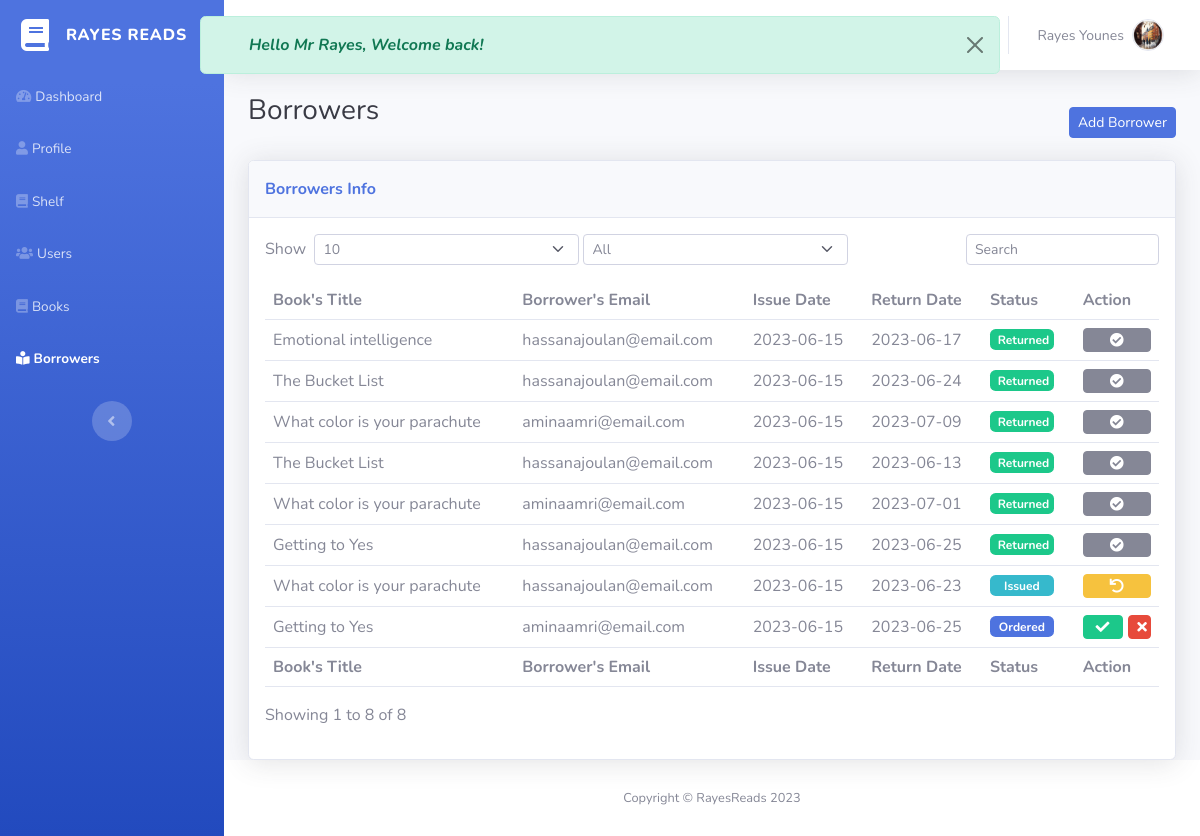
The page /Borrowers.php (signed in) on the database as committed earlier.
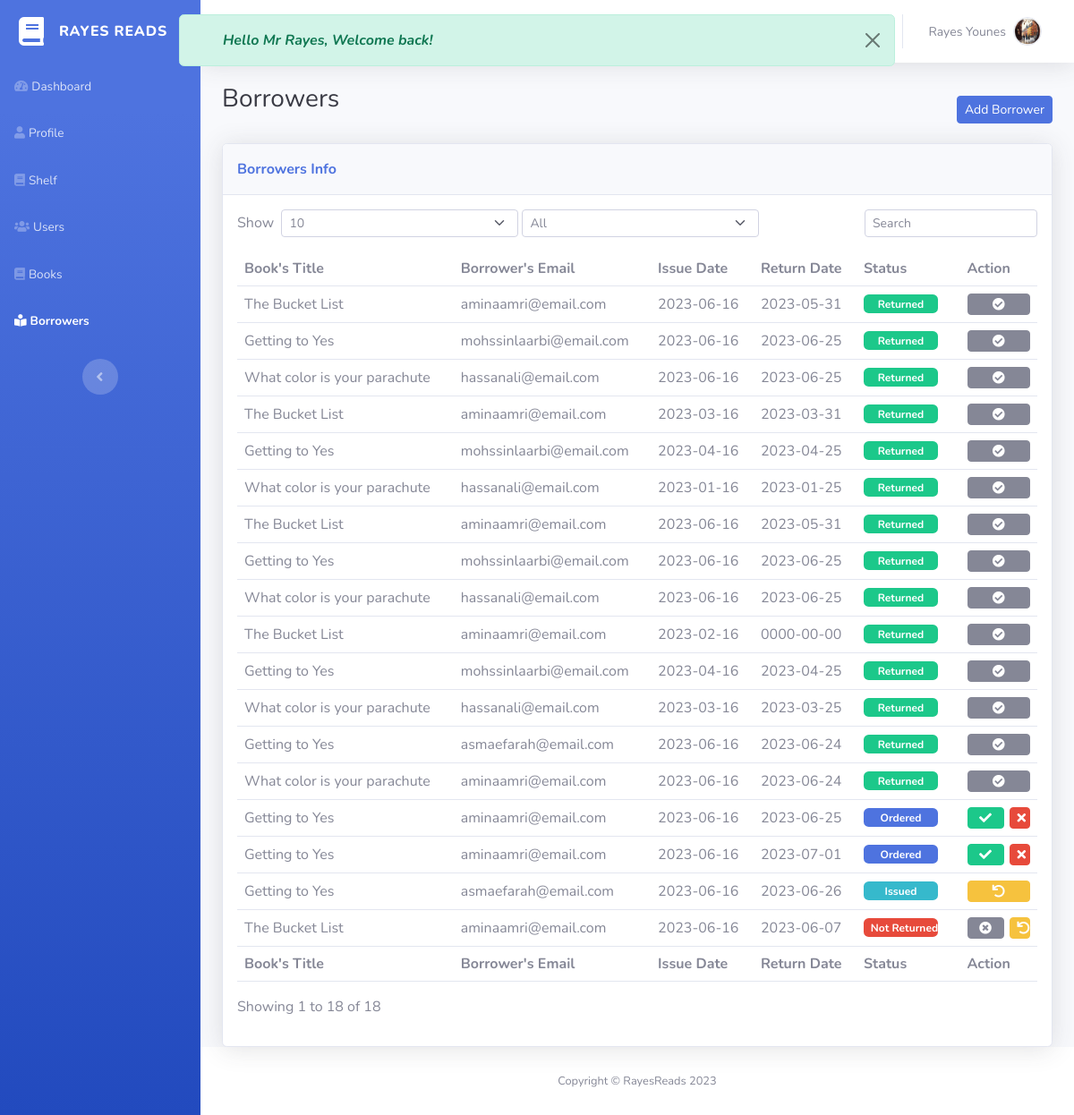
The same page on the database as committed later.
### tables this page shows
CREATE TABLE `borrowers` (
  `ID_Borrower` int(11) NOT NULL,
  `ID_User` int(11) NOT NULL,
  `ID_Book` int(11) NOT NULL,
  `Issue_Date` date NOT NULL,
  `Return_Date` date NOT NULL,
  `Status` enum('Issued','Returned','Not Returned','Ordered') NOT NULL
);

CREATE TABLE `books` (
  `ID_Book` int(11) NOT NULL,
  `Title` varchar(255) NOT NULL,
  `Author` varchar(255) NOT NULL,
  `ISBN` varchar(255) NOT NULL,
  `Quantity` int(11) NOT NULL,
  `Picture` varchar(255) NOT NULL
);

CREATE TABLE `users` (
  `ID_User` int(11) NOT NULL,
  `Cin` varchar(255) NOT NULL,
  `First_Name` varchar(255) NOT NULL,
  `Last_Name` varchar(255) NOT NULL,
  `Email` varchar(255) NOT NULL,
  `Phone_Number` varchar(255) NOT NULL,
  `Pass_key` varchar(255) NOT NULL,
  `Is_Admin` tinyint(1) NOT NULL,
  `Avatar` varchar(255) NOT NULL
);

### Borrowers.php (the view, shortened to what the changed rows need)
<head>
    <link rel="stylesheet" href="assets/bootstrap/css/bootstrap.min.css">
    <link rel="stylesheet" href="assets/fonts/fontawesome-all.min.css">
    <link rel="stylesheet" href="assets/css/borrowers.css">
    <link rel="stylesheet" href="assets/css/Nunito.css">
    <link rel="stylesheet" href="assets/css/style.css">
</head>
<body id="page-top">
    <div id="wrapper">
        <div class="d-flex flex-column" id="content-wrapper">
            <div id="content">
                <div class="container-fluid">
                    <div class="card shadow">
                        <div class="card-body">
                            <div class="table-responsive table mt-2" id="dataTable" role="grid"
                                aria-describedby="dataTable_info">
                                <table class="table table-hover my-0" id="dataTable">
                                    <thead>
                                        <tr>
                                            <th>Book's Title</th>
                                            <th>Borrower's Email</th>
                                            <th>Issue Date</th>
                                            <th>Return Date</th>
                                            <th>Status</th>
                                            <th colspan="2">Action</th>
                                        </tr>
                                    </thead>
                                    <tbody>
                                        <?php
                                        $mysqli = require("db.php");
                                        $sql = "SELECT borrowers.ID_Borrower, users.Last_Name, users.First_Name, users.Email, books.Title, borrowers.Issue_Date, borrowers.Return_Date, borrowers.Status
                                        FROM borrowers
                                        INNER JOIN books ON borrowers.ID_Book = books.ID_Book
                                        INNER JOIN users ON borrowers.ID_User = users.ID_User";
                                        $result = $mysqli->query($sql);
                                        while ($borrower = $result->fetch_assoc()) {
                                            $borrowerId = $borrower['ID_Borrower'];
                                            $status = $borrower['Status'];
                                            ?>
                                            <tr data-status="<?php echo $status; ?>">
                                                <td class="align-middle">
                                                    <?php echo $borrower['Title']; ?>
                                                </td>
                                                <td class="align-middle">
                                                    <?php echo $borrower['Email']; ?>
                                                </td>
                                                <td class="align-middle">
                                                    <?php echo $borrower['Issue_Date']; ?>
                                                </td>
                                                <td class="align-middle">
                                                    <?php echo $borrower['Return_Date']; ?>
                                                </td>
                                                <td class="align-middle">
                                                    <?php if ($status == 'Ordered') { ?>
                                                        <span class="badge badge-pill bg-primary col-10">
                                                            <?php echo $status; ?>
                                                        </span>
                                                    <?php } elseif ($status == 'Issued') { ?>
                                                        <span class="badge badge-pill bg-info col-10">
                                                            <?php echo $status; ?>
                                                        </span>
                                                    <?php } elseif ($status == 'Returned') { ?>
                                                        <span class="badge badge-pill bg-success col-10">
                                                            <?php echo $status; ?>
                                                        </span>
                                                    <?php } elseif ($status == 'Not Returned') { ?>
                                                        <span class="badge badge-pill bg-danger col-10">
                                                            <?php echo $status; ?>
                                                        </span>
                                                    <?php } ?>
                                                </td>
                                                <td class="align-middle">
                                                    <?php if ($status == 'Ordered') { ?>
                                                        <span class="d-flex justify-content-between">
                                                            <a href="update-status.php?id=<?php echo $borrowerId; ?>&Status=Issued"
                                                                class="btn btn-success btn-sm text-white col-7"
                                                                title="Accept"><i class="fas fa-check"></i></a>
                                                            <a href="delete-borrower.php?id=<?php echo $borrowerId; ?>"
                                                                class="btn btn-danger btn-sm col-4" title="Reject"><i
                                                                    class="fas fa-times"></i></a>
                                                        </span>
                                                    <?php } elseif ($status == 'Issued') { ?>
                                                        <a href="update-status.php?id=<?php echo $borrowerId; ?>&Status=Returned"
                                                            class="btn btn-warning btn-sm text-white col-12" title="Return"><i
                                                                class="fas fa-undo"></i></a>
                                                    <?php } elseif ($status == 'Returned') { ?>
                                                        <span class="d-flex justify-content-between">
                                                            <a class="btn btn-secondary btn-sm text-white col-12"
                                                                title="Returned" disabled><i
                                                                    class="fas fa-check-circle"></i></a>
                                                        </span>
                                                    <?php } elseif ($status == 'Not Returned') { ?>
                                                        <span class="d-flex justify-content-between">
                                                            <a class="btn btn-secondary btn-sm col-7" title="Not Returned"
                                                                disabled><i class="fas fa-times-circle"></i></a>
                                                            <a href="update-status.php?id=<?php echo $borrowerId; ?>&Status=Returned"
                                                                class="btn btn-warning btn-sm text-white col-4"
                                                                title="Return"><i class="fas fa-undo"></i></a>
                                                        </span>
                                                    <?php } ?>
                                                </td>
                                            </tr>
                                        <?php }
                                        ?>
                                    </tbody>
                                </table>
                            </div>
                            <div class="row">
                                <div class="col-md-6 align-self-center">
                                    <p id="dataTable_info" class="dataTables_info" role="status" aria-live="polite">
                                        <?php
                                        $mysqli = require("db.php");
                                        $sql = "SELECT COUNT(*) AS total FROM borrowers";
                                        $result = $mysqli->query($sql);
                                        $row = $result->fetch_assoc();
                                        $totalborrowers = $row['total'];
                                        echo "Showing 1 to " . $totalborrowers . " of " . $totalborrowers;
                                        ?>
                                    </p>
                                </div>
                            </div>
                        </div>
                    </div>
                </div>
            </div>
        </div><a class="text-center border rounded scroll-to-top" href="#page-top"><i class="fas fa-angle-up"></i></a>
    </div>
</body>

Rows that differ between the two databases and show on the page:
removed borrowers: ID_Book.Title "Emotional intelligence", ID_User.Email "hassanajoulan@email.com", Issue_Date "2023-06-15", Return_Date "2023-06-17", Status "Returned"
removed borrowers: ID_Book.Title "The Bucket List", ID_User.Email "hassanajoulan@email.com", Issue_Date "2023-06-15", Return_Date "2023-06-24", Status "Returned"
removed borrowers: ID_Book.Title "What color is your parachute", ID_User.Email "aminaamri@email.com", Issue_Date "2023-06-15", Return_Date "2023-07-09", Status "Returned"
removed borrowers: ID_Book.Title "The Bucket List", ID_User.Email "hassanajoulan@email.com", Issue_Date "2023-06-15", Return_Date "2023-06-13", Status "Returned"
removed borrowers: ID_Book.Title "What color is your parachute", ID_User.Email "aminaamri@email.com", Issue_Date "2023-06-15", Return_Date "2023-07-01", Status "Returned"
removed borrowers: ID_Book.Title "Getting to Yes", ID_User.Email "hassanajoulan@email.com", Issue_Date "2023-06-15", Return_Date "2023-06-25", Status "Returned"
removed borrowers: ID_Book.Title "What color is your parachute", ID_User.Email "hassanajoulan@email.com", Issue_Date "2023-06-15", Return_Date "2023-06-23", Status "Issued"
removed borrowers: ID_Book.Title "Getting to Yes", ID_User.Email "aminaamri@email.com", Issue_Date "2023-06-15", Return_Date "2023-06-25", Status "Ordered"
added borrowers: ID_Book.Title "The Bucket List", ID_User.Email "aminaamri@email.com", Issue_Date "2023-06-16", Return_Date "2023-05-31", Status "Returned"
added borrowers: ID_Book.Title "Getting to Yes", ID_User.Email "mohssinlaarbi@email.com", Issue_Date "2023-06-16", Return_Date "2023-06-25", Status "Returned"
added borrowers: ID_Book.Title "What color is your parachute", ID_User.Email "hassanali@email.com", Issue_Date "2023-06-16", Return_Date "2023-06-25", Status "Returned"
added borrowers: ID_Book.Title "The Bucket List", ID_User.Email "aminaamri@email.com", Issue_Date "2023-03-16", Return_Date "2023-03-31", Status "Returned"
added borrowers: ID_Book.Title "Getting to Yes", ID_User.Email "mohssinlaarbi@email.com", Issue_Date "2023-04-16", Return_Date "2023-04-25", Status "Returned"
added borrowers: ID_Book.Title "What color is your parachute", ID_User.Email "hassanali@email.com", Issue_Date "2023-01-16", Return_Date "2023-01-25", Status "Returned"
added borrowers: ID_Book.Title "The Bucket List", ID_User.Email "aminaamri@email.com", Issue_Date "2023-06-16", Return_Date "2023-05-31", Status "Returned"
added borrowers: ID_Book.Title "Getting to Yes", ID_User.Email "mohssinlaarbi@email.com", Issue_Date "2023-06-16", Return_Date "2023-06-25", Status "Returned"
added borrowers: ID_Book.Title "What color is your parachute", ID_User.Email "hassanali@email.com", Issue_Date "2023-06-16", Return_Date "2023-06-25", Status "Returned"
added borrowers: ID_Book.Title "The Bucket List", ID_User.Email "aminaamri@email.com", Issue_Date "2023-02-16", Return_Date "0000-00-00", Status "Returned"
added borrowers: ID_Book.Title "Getting to Yes", ID_User.Email "mohssinlaarbi@email.com", Issue_Date "2023-04-16", Return_Date "2023-04-25", Status "Returned"
added borrowers: ID_Book.Title "What color is your parachute", ID_User.Email "hassanali@email.com", Issue_Date "2023-03-16", Return_Date "2023-03-25", Status "Returned"
added borrowers: ID_Book.Title "Getting to Yes", ID_User.Email "asmaefarah@email.com", Issue_Date "2023-06-16", Return_Date "2023-06-24", Status "Returned"
added borrowers: ID_Book.Title "What color is your parachute", ID_User.Email "aminaamri@email.com", Issue_Date "2023-06-16", Return_Date "2023-06-24", Status "Returned"
added borrowers: ID_Book.Title "Getting to Yes", ID_User.Email "aminaamri@email.com", Issue_Date "2023-06-16", Return_Date "2023-06-25", Status "Ordered"
added borrowers: ID_Book.Title "Getting to Yes", ID_User.Email "aminaamri@email.com", Issue_Date "2023-06-16", Return_Date "2023-07-01", Status "Ordered"
added borrowers: ID_Book.Title "Getting to Yes", ID_User.Email "asmaefarah@email.com", Issue_Date "2023-06-16", Return_Date "2023-06-26", Status "Issued"
added borrowers: ID_Book.Title "The Bucket List", ID_User.Email "aminaamri@email.com", Issue_Date "2023-06-16", Return_Date "2023-06-07", Status "Not Returned"
Other text that changed with them:
$totalborrowers: "8" → "18"
